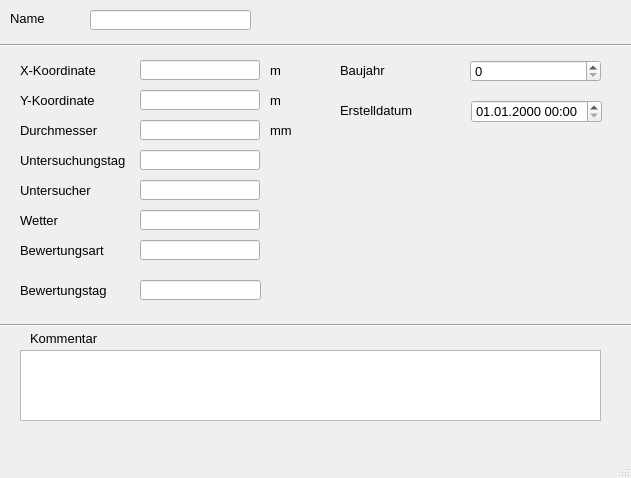
<?xml version="1.0" encoding="UTF-8"?>
<ui version="4.0">
 <class>MainWindow</class>
 <widget class="QMainWindow" name="MainWindow">
  <property name="enabled">
   <bool>true</bool>
  </property>
  <property name="geometry">
   <rect>
    <x>0</x>
    <y>0</y>
    <width>631</width>
    <height>478</height>
   </rect>
  </property>
  <property name="minimumSize">
   <size>
    <width>631</width>
    <height>393</height>
   </size>
  </property>
  <property name="font">
   <font>
    <family>Tahoma</family>
    <pointsize>10</pointsize>
   </font>
  </property>
  <property name="windowTitle">
   <string>MainWindow</string>
  </property>
  <widget class="QWidget" name="centralwidget">
   <widget class="QLabel" name="label">
    <property name="geometry">
     <rect>
      <x>10</x>
      <y>10</y>
      <width>46</width>
      <height>16</height>
     </rect>
    </property>
    <property name="text">
     <string>Name</string>
    </property>
   </widget>
   <widget class="Line" name="line">
    <property name="geometry">
     <rect>
      <x>0</x>
      <y>30</y>
      <width>631</width>
      <height>31</height>
     </rect>
    </property>
    <property name="orientation">
     <enum>Qt::Horizontal</enum>
    </property>
   </widget>
   <widget class="QLabel" name="label_14">
    <property name="geometry">
     <rect>
      <x>30</x>
      <y>330</y>
      <width>81</width>
      <height>16</height>
     </rect>
    </property>
    <property name="text">
     <string>Kommentar</string>
    </property>
   </widget>
   <widget class="QLabel" name="label_11">
    <property name="geometry">
     <rect>
      <x>270</x>
      <y>60</y>
      <width>41</width>
      <height>21</height>
     </rect>
    </property>
    <property name="text">
     <string>m</string>
    </property>
   </widget>
   <widget class="QLabel" name="label_70">
    <property name="geometry">
     <rect>
      <x>340</x>
      <y>100</y>
      <width>111</width>
      <height>21</height>
     </rect>
    </property>
    <property name="text">
     <string>Erstelldatum</string>
    </property>
   </widget>
   <widget class="QLabel" name="label_9">
    <property name="geometry">
     <rect>
      <x>20</x>
      <y>90</y>
      <width>81</width>
      <height>21</height>
     </rect>
    </property>
    <property name="text">
     <string>Y-Koordinate</string>
    </property>
   </widget>
   <widget class="QLabel" name="label_12">
    <property name="geometry">
     <rect>
      <x>270</x>
      <y>90</y>
      <width>41</width>
      <height>21</height>
     </rect>
    </property>
    <property name="text">
     <string>m</string>
    </property>
   </widget>
   <widget class="Line" name="line_2">
    <property name="geometry">
     <rect>
      <x>0</x>
      <y>310</y>
      <width>631</width>
      <height>31</height>
     </rect>
    </property>
    <property name="orientation">
     <enum>Qt::Horizontal</enum>
    </property>
   </widget>
   <widget class="QLabel" name="label_6">
    <property name="geometry">
     <rect>
      <x>20</x>
      <y>60</y>
      <width>91</width>
      <height>21</height>
     </rect>
    </property>
    <property name="text">
     <string>X-Koordinate</string>
    </property>
   </widget>
   <widget class="QLabel" name="label_27">
    <property name="geometry">
     <rect>
      <x>270</x>
      <y>120</y>
      <width>41</width>
      <height>21</height>
     </rect>
    </property>
    <property name="text">
     <string>mm</string>
    </property>
   </widget>
   <widget class="QLabel" name="label_39">
    <property name="geometry">
     <rect>
      <x>20</x>
      <y>120</y>
      <width>81</width>
      <height>21</height>
     </rect>
    </property>
    <property name="text">
     <string>Durchmesser</string>
    </property>
   </widget>
   <widget class="QLineEdit" name="untersuchsch">
    <property name="geometry">
     <rect>
      <x>90</x>
      <y>10</y>
      <width>161</width>
      <height>20</height>
     </rect>
    </property>
   </widget>
   <widget class="QLineEdit" name="durchm">
    <property name="geometry">
     <rect>
      <x>140</x>
      <y>120</y>
      <width>120</width>
      <height>20</height>
     </rect>
    </property>
   </widget>
   <widget class="QTextEdit" name="kommentar">
    <property name="geometry">
     <rect>
      <x>20</x>
      <y>350</y>
      <width>581</width>
      <height>71</height>
     </rect>
    </property>
   </widget>
   <widget class="QLabel" name="label_42">
    <property name="geometry">
     <rect>
      <x>20</x>
      <y>150</y>
      <width>111</width>
      <height>21</height>
     </rect>
    </property>
    <property name="text">
     <string>Untersuchungstag</string>
    </property>
   </widget>
   <widget class="QLineEdit" name="untersuchtag">
    <property name="geometry">
     <rect>
      <x>140</x>
      <y>150</y>
      <width>120</width>
      <height>20</height>
     </rect>
    </property>
   </widget>
   <widget class="QgsDateTimeEdit" name="createdat">
    <property name="geometry">
     <rect>
      <x>471</x>
      <y>100</y>
      <width>131</width>
      <height>23</height>
     </rect>
    </property>
    <property name="currentSection">
     <enum>QDateTimeEdit::DaySection</enum>
    </property>
    <property name="displayFormat">
     <string>dd.MM.yyyy HH:mm</string>
    </property>
   </widget>
   <widget class="QLineEdit" name="y">
    <property name="geometry">
     <rect>
      <x>140</x>
      <y>90</y>
      <width>120</width>
      <height>20</height>
     </rect>
    </property>
    <property name="readOnly">
     <bool>true</bool>
    </property>
   </widget>
   <widget class="QLineEdit" name="x">
    <property name="geometry">
     <rect>
      <x>140</x>
      <y>60</y>
      <width>120</width>
      <height>20</height>
     </rect>
    </property>
    <property name="readOnly">
     <bool>true</bool>
    </property>
   </widget>
   <widget class="QLabel" name="label_43">
    <property name="geometry">
     <rect>
      <x>20</x>
      <y>180</y>
      <width>81</width>
      <height>21</height>
     </rect>
    </property>
    <property name="text">
     <string>Untersucher</string>
    </property>
   </widget>
   <widget class="QLineEdit" name="untersucher">
    <property name="geometry">
     <rect>
      <x>140</x>
      <y>180</y>
      <width>120</width>
      <height>20</height>
     </rect>
    </property>
   </widget>
   <widget class="QLabel" name="label_44">
    <property name="geometry">
     <rect>
      <x>20</x>
      <y>210</y>
      <width>81</width>
      <height>21</height>
     </rect>
    </property>
    <property name="text">
     <string>Wetter</string>
    </property>
   </widget>
   <widget class="QLineEdit" name="bewertungsart">
    <property name="geometry">
     <rect>
      <x>140</x>
      <y>240</y>
      <width>120</width>
      <height>20</height>
     </rect>
    </property>
    <property name="text">
     <string/>
    </property>
   </widget>
   <widget class="QLabel" name="label_45">
    <property name="geometry">
     <rect>
      <x>20</x>
      <y>240</y>
      <width>101</width>
      <height>21</height>
     </rect>
    </property>
    <property name="text">
     <string>Bewertungsart</string>
    </property>
   </widget>
   <widget class="QLineEdit" name="bewertungstag">
    <property name="geometry">
     <rect>
      <x>140</x>
      <y>280</y>
      <width>121</width>
      <height>20</height>
     </rect>
    </property>
   </widget>
   <widget class="QLabel" name="label_46">
    <property name="geometry">
     <rect>
      <x>20</x>
      <y>280</y>
      <width>91</width>
      <height>21</height>
     </rect>
    </property>
    <property name="text">
     <string>Bewertungstag</string>
    </property>
   </widget>
   <widget class="QLabel" name="label_51">
    <property name="geometry">
     <rect>
      <x>340</x>
      <y>60</y>
      <width>121</width>
      <height>21</height>
     </rect>
    </property>
    <property name="text">
     <string>Baujahr</string>
    </property>
   </widget>
   <widget class="QSpinBox" name="baujahr">
    <property name="geometry">
     <rect>
      <x>470</x>
      <y>60</y>
      <width>131</width>
      <height>22</height>
     </rect>
    </property>
   </widget>
   <widget class="QLineEdit" name="wetter">
    <property name="geometry">
     <rect>
      <x>140</x>
      <y>210</y>
      <width>120</width>
      <height>20</height>
     </rect>
    </property>
   </widget>
  </widget>
  <widget class="QMenuBar" name="menubar">
   <property name="geometry">
    <rect>
     <x>0</x>
     <y>0</y>
     <width>631</width>
     <height>21</height>
    </rect>
   </property>
  </widget>
  <widget class="QStatusBar" name="statusbar"/>
 </widget>
 <customwidgets>
  <customwidget>
   <class>QgsDateTimeEdit</class>
   <extends>QDateTimeEdit</extends>
   <header>qgsdatetimeedit.h</header>
  </customwidget>
 </customwidgets>
 <tabstops>
  <tabstop>untersuchsch</tabstop>
  <tabstop>durchm</tabstop>
  <tabstop>untersuchtag</tabstop>
  <tabstop>createdat</tabstop>
  <tabstop>kommentar</tabstop>
 </tabstops>
 <resources/>
 <connections/>
</ui>
